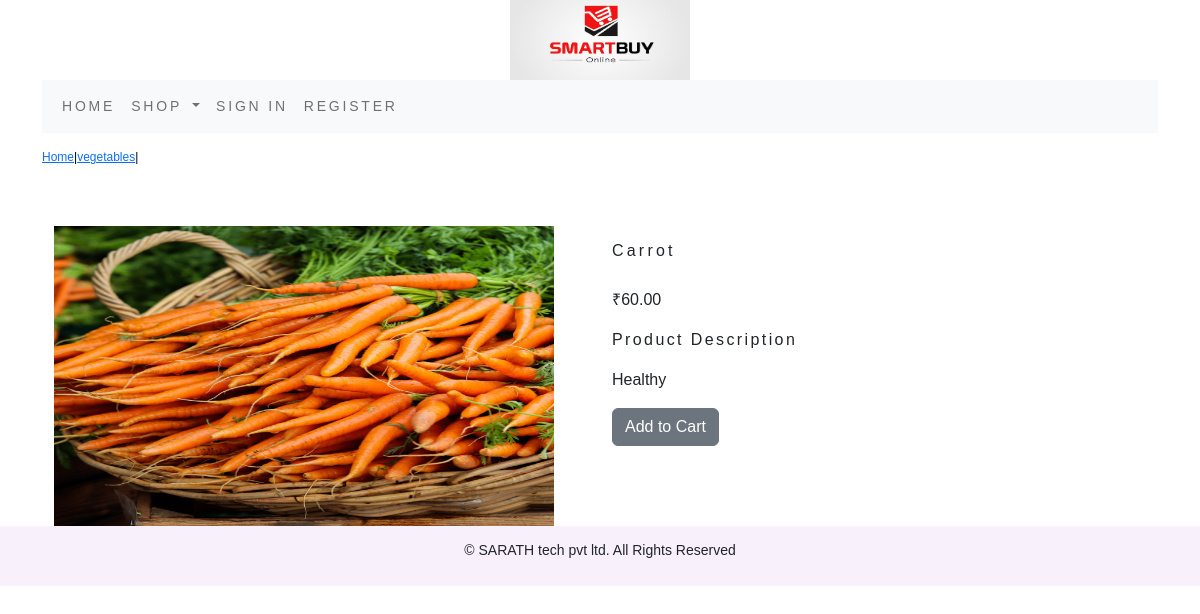
/vegetables/carrot/, run on the app's committed database.
### shop/models.py (models this page shows, shortened)
class Product(models.Model):
    name = models.CharField(max_length=250, unique=True)
    slug = models.SlugField(max_length=250, unique=True)
    description = models.TextField(blank=True)
    price = models.DecimalField(max_digits=10, decimal_places=2)
    category = models.ForeignKey(Category, on_delete=models.CASCADE)
    image = models.ImageField(upload_to='product', blank=True)
    stock = models.IntegerField()
    available = models.BooleanField(default=True)
    created = models.DateTimeField(auto_now_add=True)
    updated = models.DateTimeField(auto_now=True)
    class Meta:
        ordering = ('name',)
        verbose_name = 'product'
        verbose_name_plural = 'products'

class Category(models.Model):
    name = models.CharField(max_length=250, unique=True)
    slug = models.SlugField(max_length=250, unique=True)
    description = models.TextField(blank=True)
    image = models.ImageField(upload_to='category', blank=True)
    class Meta:
        ordering = ('name',)
        verbose_name = 'category'
        verbose_name_plural = 'categories'
    def get_url(self):
        return reverse('shop:products_by_category', args=[self.slug])
    def __str__(self):
        return '{}'.format(self.name)

### shop/views.py (the view)
# urls.py: path('<slug:c_slug>/<slug:product_slug>/', views.ProdDetail, name='products_category_detail'),
def ProdDetail(request, c_slug, product_slug):
    try:
        product = Product.objects.get(category__slug=c_slug, slug=product_slug)
    except Exception as e:
        raise e
    return render(request, 'product.html', {'product': product})

### cart/context_processors.py (called while the page is built)
def counter(request):
    item_count = 0
    if 'admin' in request.path:
        return {}
    else:
        try:
            cart = Cart.objects.filter(cart_id= _cart_id(request))
            cart_items=CartItem.objects.all().filter(cart=cart[:1])
            for cart_item in cart_items:
                item_count += cart_item.quantity
        except Cart.DoesNotExist:
            item_count = 0
        return dict(item_count=item_count)

### cart/views.py (called while the page is built)
def _cart_id(request):
    cart = request.session.session_key
    if not cart:
        cart = request.session.create()
    return cart

### shop/context_processors.py (called while the page is built)
def menu_links(request):
    links = Category.objects.all()
    return dict(links=links)

### templates/product.html (shortened to what this page needs)
{% extends 'base.html' %}
{% load static %}
{% block content %}
<div class="row my_prod_row_class">
  <div class="mx_auto">
    <p><a href="{% url 'shop:AllprodCat' %}">Home</a>|<a href="{{product.category.url}}">{{product.category}}</a>|{{Product.name}}</p>
  </div>
</div>
<div class="container">
<br>
<div class="row">
  <div class="col-6 col-sm-6 col-md-6 col-lg-6">
      <img src="{{product.image.url}}" alt="{{product.name}}" style="min-width :10rem" width="500px" height="300px">
  </div>
  <div class="col-6 col-sm-6 col-md-6 col-lg-6">
      <h1 class="my_prod_title">{{product.name}}</h1>
      <p>₹{{product.price}}</p>
      <p class="my_title">Product Description</p>
      <p class="text-justify my_prod_text">{{product.description}}</p>
      {% if product.stock <= 0 %}
      <p class="text-justify my_prod_text"><b>Out of Stock</b></p>
      {% else %}
      <a href="{% url 'cart:add_cart' product.id %}" class="btn btn-secondary">Add to Cart</a>
      {% endif %}
  </div>
</div>
</div>
{% endblock %}

### static/css/custom.css (style rules this page uses)
body { font-family: 'Lato', sans-serif; }
.my_title { font-size:16px; text_transform:uppercase; letter-spacing:0.15em; }
.my_prod_row_class { padding-top:15px; padding-bottom:20px; }
.my_prod_row_class .mx_auto { color:#000 ; font-size:12px; text-decoration:none; }
.my_prod_title { font-size:16px; text_transform:uppercase; letter-spacing:0.2em; padding-top:15px; padding-bottom:20px; }
.my_prod_text { padding-right:20px; }
* { margin: 0; padding: 0; box-sizing: border-box; font-family: 'Poppins', sans-serif; }
body { min-height: 100vh; }

### data on the page
Product: category "vegetables", image (picture), name "Carrot", price "60.00", description "Healthy"
